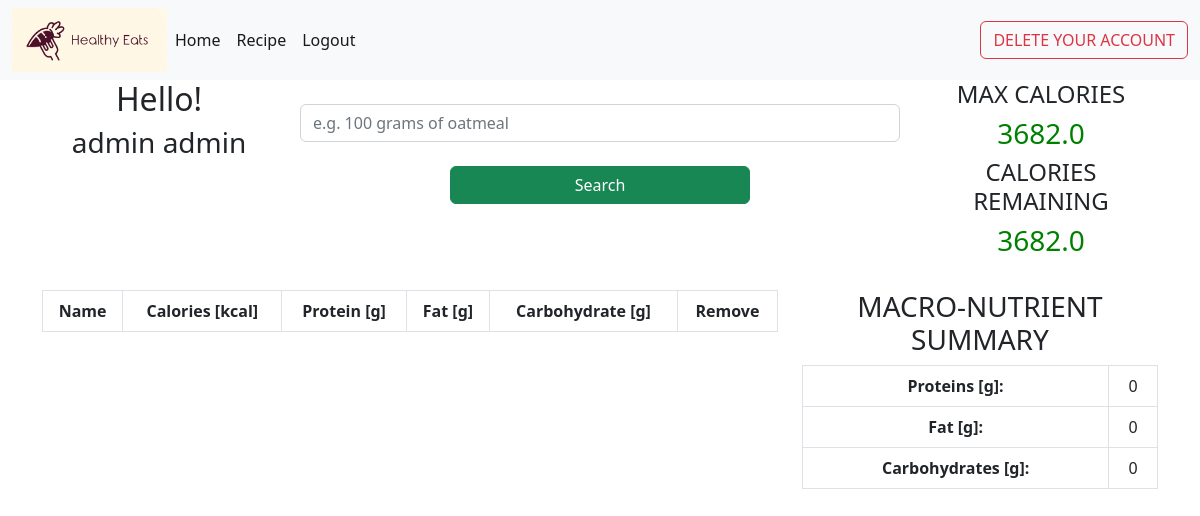
The page /home (signed in) on the database as committed earlier.
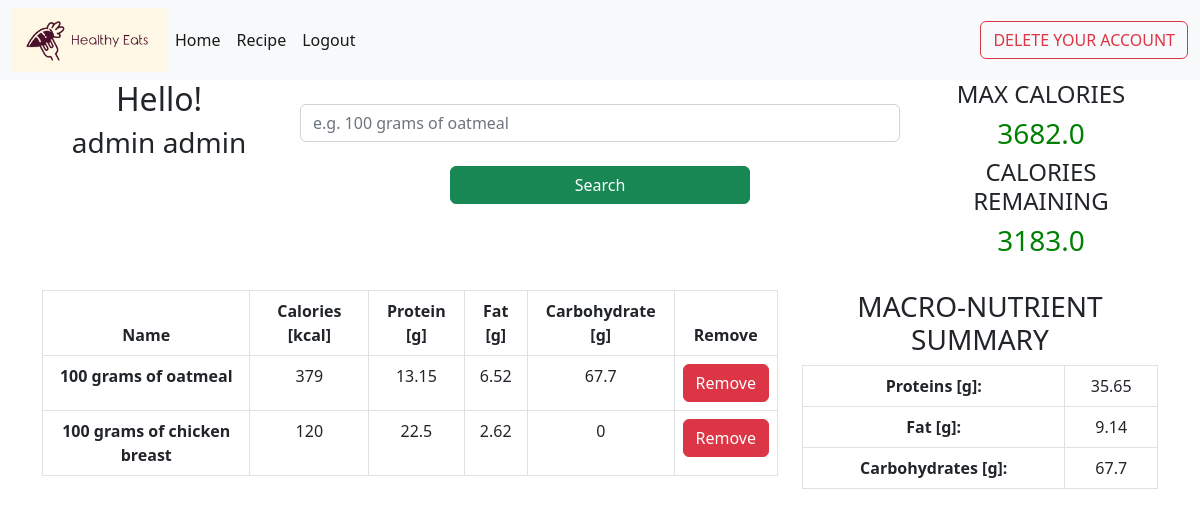
The same page on the database as committed later.
### app.py (models this page shows, shortened)
class User(UserMixin, db.Model):
    id = db.Column(db.Integer, primary_key=True)
    username = db.Column(db.String(50), unique=True)
    password = db.Column(db.String(150))
    firstname = db.Column(db.String(50))
    lastname = db.Column(db.String(50))
    date_of_birth = db.Column(db.DateTime())
    sex = db.Column(db.String(10))
    max_calorie = db.Column(db.Float(precision=2))
    weight = db.Column(db.Integer)
    height = db.Column(db.Integer)
    foods = db.relationship("Food", backref='user')

class Food(db.Model):
    id = db.Column(db.Integer, primary_key=True)
    name = db.Column(db.String(50))
    calories = db.Column(db.Integer)
    protein = db.Column(db.Integer)
    fat = db.Column(db.Integer)
    carbohydrates = db.Column(db.Integer)
    protein_calories = db.Column(db.Integer)
    fat_calories = db.Column(db.Integer)
    carbohydrates_calories = db.Column(db.Integer)
    user_id = db.Column(db.Integer, db.ForeignKey('user.id'), nullable=False)

### app.py (the view, shortened to what this page needs)
@app.route('/home', methods=['GET', 'POST'])
@login_required
def home():
    form = FoodForm()
    name_surname = " ".join([current_user.firstname, current_user.lastname])
    all_calories = Food.query.filter(Food.user_id == current_user.id).with_entities(
        func.sum(Food.calories).label('total')).first().total or 0
    remaining_calories = current_user.max_calorie - all_calories
    all_foods = Food.query.filter(Food.user_id == current_user.id)
    all_protein = Food.query.filter(Food.user_id == current_user.id).with_entities(
        func.sum(Food.protein).label('total')).first().total
    all_protein = 0 if all_protein is None else round(all_protein, 2)
    all_fat = Food.query.filter(Food.user_id == current_user.id).with_entities(
        func.sum(Food.fat).label('total')).first().total or 0
    all_fat = 0 if all_fat is None else round(all_fat, 2)
    all_carbohydrates = Food.query.filter(Food.user_id == current_user.id).with_entities(
        func.sum(Food.carbohydrates).label('total')).first().total or 0
    all_carbohydrates = 0 if all_carbohydrates is None else round(all_carbohydrates, 2)
    return render_template("home.html", form=form, name_surname=name_surname, max_calorie=current_user.max_calorie,
                           remaining_calories=remaining_calories, all_foods=all_foods, all_protein=all_protein,
                           all_fat=all_fat, all_carbohydrates=all_carbohydrates, user=current_user)

### forms.py
class FoodForm(FlaskForm):
    name = StringField("Name", validators=[DataRequired()])
    submit = SubmitField('Search')

### app.py (called while the page is built)
@login_manager.user_loader
def load_user(user_id):
    return User.query.get(user_id)

### templates/home.html (shortened to what this page needs)
{% extends 'base.html' %}
{% block content %}
    <div class="container text-center">
        <div class="row">
            <div class="col">
                <h2>Hello!</h2>
                <div>
                    <h3> {{ name_surname }}</h3>
                </div>
            </div>
            <div class="col">
                <form action="" method="post">
                    <div class="col" align="center">
                        <br>
                        {{ form.name(placeholder="e.g. 100 grams of oatmeal", class="form-control", style="width: 600px") }}
                        <br>
                        <p>{{ form.submit(class="btn btn-success", style="width: 300px") }}
                        </p>
                    </div>
                </form>
            </div>
            <div class="col">
                <h4>MAX CALORIES</h4>
                <h3 style="color: green">{{ max_calorie }}</h3>
                <h4>CALORIES REMAINING</h4>
                {% if remaining_calories < 0 %}
                    <h3 style="color: red"> {{ remaining_calories }}</h3>
                {% else %}
                    <h3 style="color: green"> {{ remaining_calories }}</h3>
                    <br>
                {% endif %}
            </div>
        </div>
        <div class="row">
            <div class="col-8">
                <table class="table table-bordered">
                    <thead>
                    <tr>
                        <th scope="col">Name</th>
                        <th scope="col">Calories [kcal]</th>
                        <th scope="col">Protein [g]</th>
                        <th scope="col">Fat [g]</th>
                        <th scope="col">Carbohydrate [g]</th>
                        <th scope="col">Remove</th>
                    </tr>
                    </thead>
                    <tbody>
                    {% for food in all_foods %}
                        <tr>
                            <th scope="row">{{ food.name }}</th>
                            <td>{{ food.calories }}</td>
                            <td>{{ food.protein }}</td>
                            <td> {{ food.fat }}</td>
                            <td>{{ food.carbohydrates }}</td>
                            <td>
                                <a href="{{ url_for('delete', food_id=food.id) }}" class="btn btn-danger">Remove</a>
                            </td>
                        </tr>
                    {% endfor %}
                    </tbody>
                </table>
            </div>
            <div class="col-4">
                <div>
                    <h3>MACRO-NUTRIENT SUMMARY</h3>
                </div>
                <table class="table table-bordered" style="width:100%">
                    <tr>
                        <th scope="row">Proteins [g]:</th>
                        <td>{{ all_protein }}</td>
                    </tr>
                    <tr>
                        <th>Fat [g]:</th>
                        <td>{{ all_fat }}</td>
                    </tr>
                    <tr>
                        <th>Carbohydrates [g]:</th>
                        <td>{{ all_carbohydrates }}</td>
                    </tr>
                </table>
            </div>
        </div>
    </div>
{% endblock %}

### templates/base.html (shortened to what this page needs)
<!doctype html>
<html lang="en">
<head>
    <link href="https://cdn.jsdelivr.net/npm/bootstrap@5.2.3/dist/css/bootstrap.min.css" rel="stylesheet"
>
</head>
<body>
<nav class="navbar navbar-expand-lg navbar-light bg-light">
    <div class="container-fluid">
        <a href="{{ url_for('start_page') }}"><img src="/static/images/logo.png" alt="logo" height="64" width="155"></a>
        <div class="collapse navbar-collapse" id="navbarSupportedContent">
            {% if current_user.is_authenticated %}
                <ul class="navbar-nav me-auto mb-2 mb-lg-0">
                    <li class="nav-item">
                        <a class="nav-link active" aria-current="page" href="{{ url_for('home') }}">Home</a>
                    </li>
                    <li class="nav-item">
                        <a class="nav-link active" href="{{ url_for('recipe') }}">Recipe</a>
                    </li>
                    <li class="nav-item">
                        <a class="nav-link active" href="{{ url_for('logout') }}">Logout</a>
                    </li>
                </ul>
                <form class="d-flex">
                    <button type="button" class="btn btn-outline-danger" data-bs-toggle="modal"
                            data-bs-target="#exampleModal">
                        DELETE YOUR ACCOUNT
                    </button>
                </form>
            {% endif %}
        </div>
    </div>
</nav>
<div class="content">
    {% block content %} {% endblock %}
</div>
</body>
</html>

Rows that differ between the two databases and show on the page:
added Food: name "100 grams of oatmeal", calories "379", protein "13.15", fat "6.52", carbohydrates "67.7"
added Food: name "100 grams of chicken breast", calories "120", protein "22.5", fat "2.62", carbohydrates "0"
Other text that changed with them:
{{ remaining_calories }}: "3682.0" → "3183.0"
{{ all_protein }}: "0" → "35.65"
{{ all_fat }}: "0" → "9.14"
{{ all_carbohydrates }}: "0" → "67.7"
